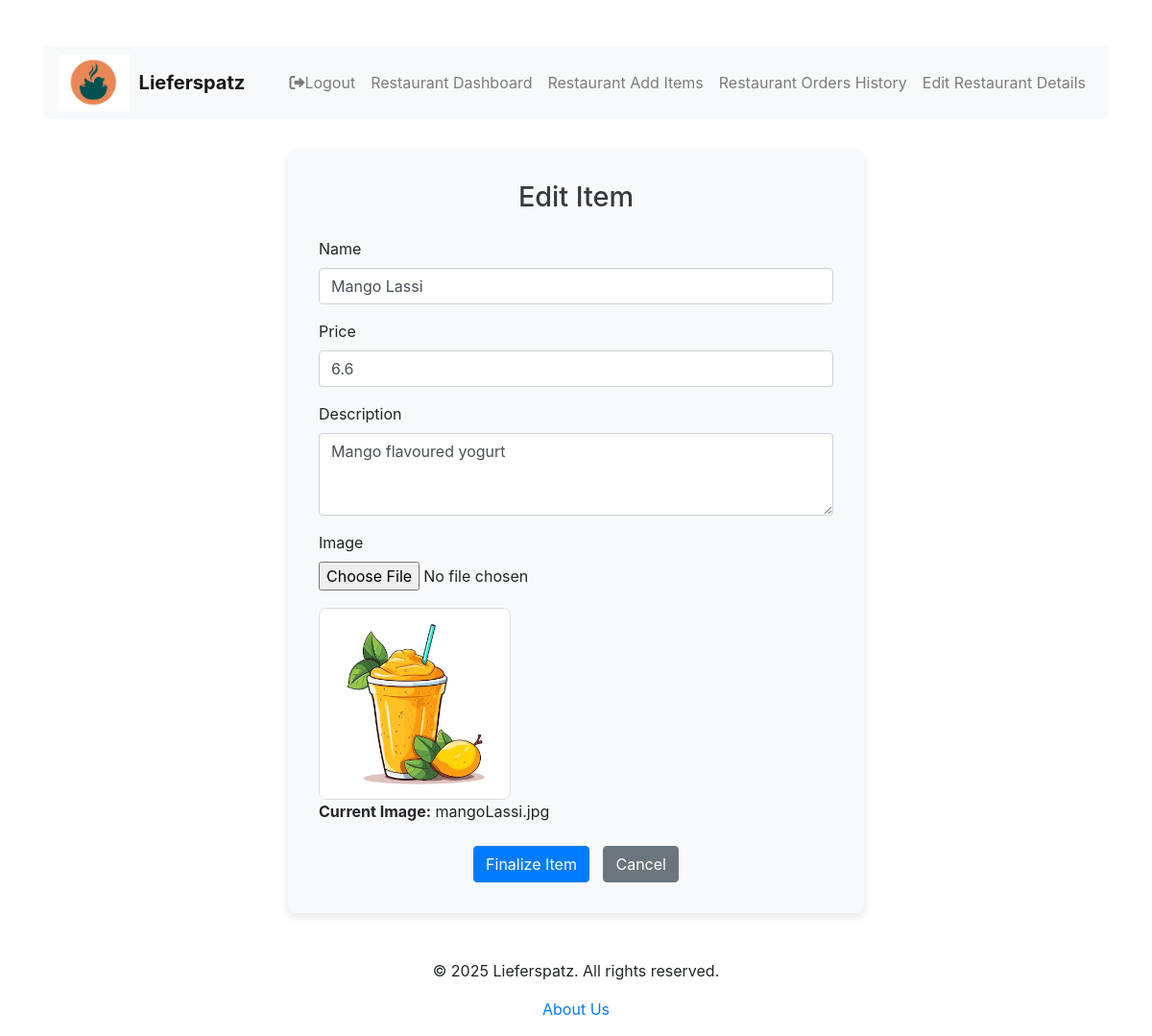
The page /restaurant/edit_item_screen?ItemID=2 (signed in) on the database its author committed.
### tables this page shows
CREATE TABLE Items(
                        ItemID INTEGER PRIMARY KEY AUTOINCREMENT,
                        RestaurantID INTEGER,
                        Name TEXT,
                        Price REAL,
                        Description TEXT,
                        ImageURL TEXT,
                        Category TEXT, -- e.g. 'main dish', 'drink', etc.
                        CreatedAt DATETIME,
                        FOREIGN KEY (RestaurantID) REFERENCES restaurants(RestaurantID)
                );

### routes/restaurant.py (the view)
@restaurant_bp.route('/edit_item_screen', methods=['GET', 'POST'])
def restaurant_edit_item_screen():
    item_id = request.args.get('ItemID') if request.method == 'GET' else request.form['ItemID']
    row = RDB_util.get_item_from_database(item_id)
    restaurant_data = session['restaurant']
    return render_template('edit_item.html', user=restaurant_data, item=row)

### RDB_util.py (called while the page is built)
def connect_to_database():
    conn = sqlite3.connect('lieferspatz.db',isolation_level=None)
    return conn

def get_item_from_database(ItemID):
    conn = connect_to_database()
    cursor  = conn.cursor()
    cursor.execute("SELECT ItemID, Name, Price, Description, CreatedAt, ImageURL FROM Items WHERE ItemID = ?", (ItemID,))
    row = cursor.fetchall()
    conn.close()
    return row

### app.py (called while the page is built)
@app.after_request
def add_cache_control(response):
    response.headers['Cache-Control'] = 'no-store, no-cache, must-revalidate, proxy-revalidate'
    response.headers['Pragma'] = 'no-cache'
    response.headers['Expires'] = '0'
    return response

### templates/edit_item.html (shortened to what this page needs)
{% extends 'base.html' %}
{% block head %}
    <link href="https://stackpath.bootstrapcdn.com/bootstrap/4.5.2/css/bootstrap.min.css" rel="stylesheet">
{% endblock%}
{% block content %}
    <div class="form-container animate__animated animate__fadeIn">
        <h1 class="form-title">Edit Item</h1>
        <form action="/restaurant/edit_item" method="POST" enctype="multipart/form-data">
            <div class="form-group">
                <label for="Name">Name</label>
                <input type="text" class="form-control" name="Name" value="{{item[0][1]}}" required>
            </div>
            <div class="form-group">
                <label for="Price">Price</label>
                <input type="text" class="form-control" name="Price" value="{{item[0][2]}}" required>
            </div>
            <div class="form-group">
                <label for="Description">Description</label>
                <textarea class="form-control" name="Description" rows="3" required>{{item[0][3]}}</textarea>
            </div>
            <div class="form-group">
                <label for="image_url">Image</label>
                <input type="file" class="form-control-file" name="image_url" accept="image/*">
                {% if item[0][4] %}
                    <div class="mt-2">
                        <img src="{{ url_for('static', filename=item[0][5].split('static/')[1]) }}" alt="Item Image" class="item-image">
                        <p><strong>Current Image:</strong> {{ item[0][5].split('/')[-1] }}</p>
                    </div>
                {% endif %}
            </div>
            <div class="text-center mt-4">
                <button type="submit" name="ItemID" value="{{item[0][0]}}" class="btn btn-primary">Finalize Item</button>
                <a href="{{ url_for('restaurant.restaurant_dashboard') }}" class="btn btn-secondary">Cancel</a>
            </div>
        </form>
    </div>
{% endblock%}

### templates/edit_item.html (style rules this page uses)
.form-container { max-width: 600px; margin: 2rem auto; padding: 2rem; background-color: #f8f9fa; border-radius: 8px; box-shadow: 0 4px 10px rgba(0, 0, 0, 0.1); }
.form-title { font-size: 1.8rem; color: #343a40; margin-bottom: 1.5rem; text-align: center; }
.item-image { max-width: 200px; max-height: 200px; width: auto; height: auto; border: 1px solid #ddd; border-radius: 8px; margin-top: 10px; }
.btn-secondary { margin-left: 10px; }

### rows shown on the page
Items: Name "Mango Lassi", Price "6.6", Description "Mango flavoured yogurt", ImageURL (picture), ImageURL "mangoLassi.jpg"
